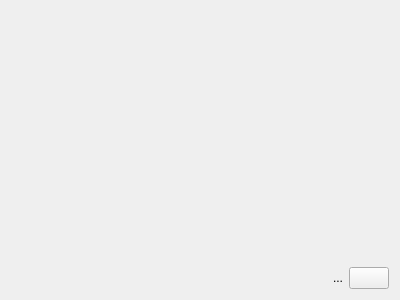
<?xml version="1.0" encoding="UTF-8"?>
<ui version="4.0">
 <class>URWidget</class>
 <widget class="QWidget" name="URWidget">
  <property name="geometry">
   <rect>
    <x>0</x>
    <y>0</y>
    <width>400</width>
    <height>300</height>
   </rect>
  </property>
  <property name="windowTitle">
   <string>Form</string>
  </property>
  <layout class="QVBoxLayout" name="verticalLayout">
   <item>
    <widget class="QrCodeWidget" name="qrWidget" native="true">
     <property name="sizePolicy">
      <sizepolicy hsizetype="Preferred" vsizetype="Expanding">
       <horstretch>0</horstretch>
       <verstretch>0</verstretch>
      </sizepolicy>
     </property>
     <property name="contextMenuPolicy">
      <enum>Qt::DefaultContextMenu</enum>
     </property>
    </widget>
   </item>
   <item>
    <layout class="QHBoxLayout" name="horizontalLayout">
     <item>
      <spacer name="horizontalSpacer">
       <property name="orientation">
        <enum>Qt::Horizontal</enum>
       </property>
       <property name="sizeHint" stdset="0">
        <size>
         <width>40</width>
         <height>20</height>
        </size>
       </property>
      </spacer>
     </item>
     <item>
      <widget class="QLabel" name="label_seq">
       <property name="sizePolicy">
        <sizepolicy hsizetype="Preferred" vsizetype="Maximum">
         <horstretch>0</horstretch>
         <verstretch>0</verstretch>
        </sizepolicy>
       </property>
       <property name="text">
        <string>...</string>
       </property>
      </widget>
     </item>
     <item>
      <widget class="QPushButton" name="btn_options">
       <property name="text">
        <string/>
       </property>
       <property name="icon">
        <iconset>
         <normaloff>:/assets/images/preferences.svg</normaloff>:/assets/images/preferences.svg</iconset>
       </property>
      </widget>
     </item>
    </layout>
   </item>
  </layout>
 </widget>
 <customwidgets>
  <customwidget>
   <class>QrCodeWidget</class>
   <extends>QWidget</extends>
   <header>qrcode/QrCodeWidget.h</header>
   <container>1</container>
  </customwidget>
 </customwidgets>
 <resources/>
 <connections/>
</ui>
